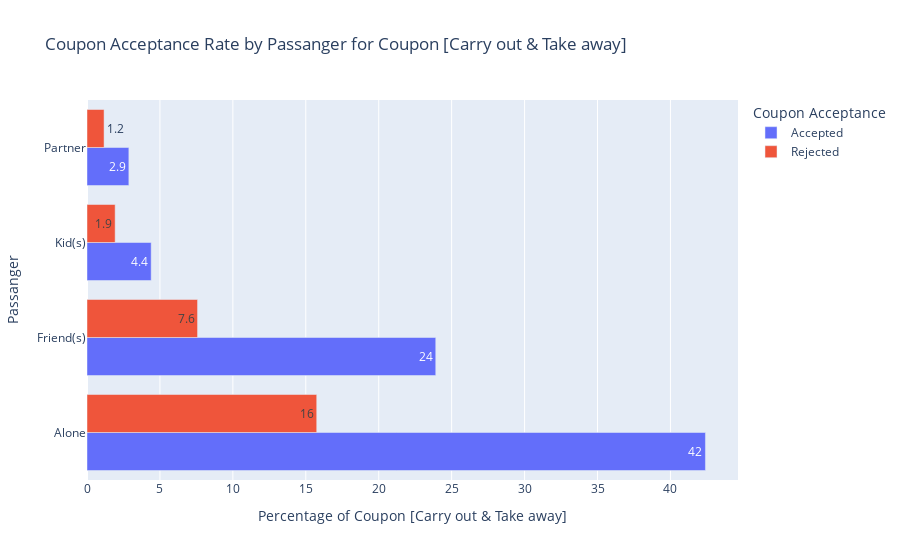

Write notebook code for a chart like this one.
### Markdown cell above
- Driving with Pasanger

### Code cell
plot_coupon_acceptance_rate_by_column(non_bar_coupons, 'passanger')

### Figure 1 — Plotly figure (JSON) as saved in the notebook; plotly's stock layout.template omitted (floating-point values rounded to 4 significant figures)
{"data": [{"alignmentgroup": "True", "hovertemplate": "Y_str=Accepted<br>Percentage of Coupon [Carry out & Take away]=%{text}<br>Passanger=%{y}<extra></extra>", "legendgroup": "Accepted", "marker": {"color": "#636efa", "pattern": {"shape": ""}}, "name": "Accepted", "offsetgroup": "Accepted", "orientation": "h", "showlegend": true, "text": [42.4, 23.91, 4.4, 2.87], "textposition": "auto", "texttemplate": "%{text:.2s}", "type": "bar", "x": [42.4, 23.91, 4.4, 2.87], "xaxis": "x", "y": ["Alone", "Friend(s)", "Kid(s)", "Partner"], "yaxis": "y"}, {"alignmentgroup": "True", "hovertemplate": "Y_str=Rejected<br>Percentage of Coupon [Carry out & Take away]=%{text}<br>Passanger=%{y}<extra></extra>", "legendgroup": "Rejected", "marker": {"color": "#EF553B", "pattern": {"shape": ""}}, "name": "Rejected", "offsetgroup": "Rejected", "orientation": "h", "showlegend": true, "text": [15.75, 7.58, 1.93, 1.17], "textposition": "auto", "texttemplate": "%{text:.2s}", "type": "bar", "x": [15.75, 7.58, 1.93, 1.17], "xaxis": "x", "y": ["Alone", "Friend(s)", "Kid(s)", "Partner"], "yaxis": "y"}], "layout": {"barmode": "group", "legend": {"title": {"text": "Coupon Acceptance"}, "tracegroupgap": 0}, "title": {"text": "Coupon Acceptance Rate by Passanger for Coupon [Carry out & Take away]"}, "xaxis": {"anchor": "y", "domain": [0, 1], "title": {"text": "Percentage of Coupon [Carry out & Take away]"}}, "yaxis": {"anchor": "x", "domain": [0, 1], "title": {"text": "Passanger"}}}}
